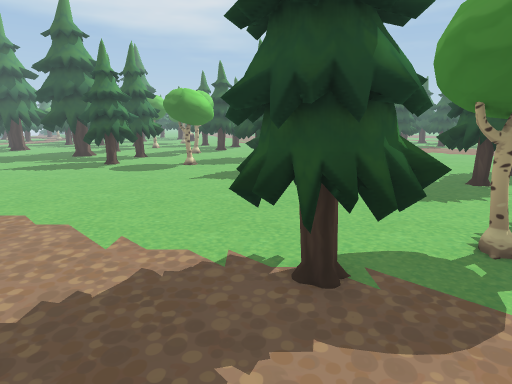
[1] (above)

24 first-person views from a walk through a Unity game level. The camera is 1.2 m above the floor, tilts 12° down and sees 75° across. The floor is counted in squares, 0.5 m on a side. Each view is taken from the middle of a square. On the plan, view 1 faces up. The plan holds only what a view shows up to about 20 squares ahead; the rest is blank. The place goes on beyond the plan. The player is left out.

[2]
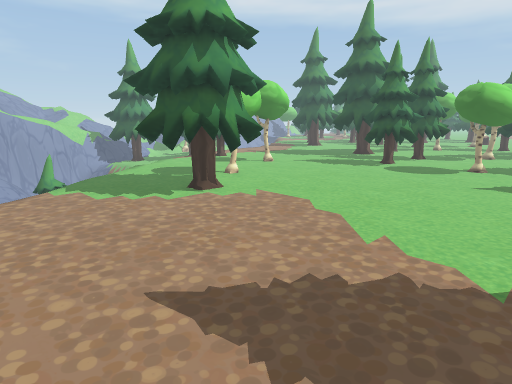

[3]
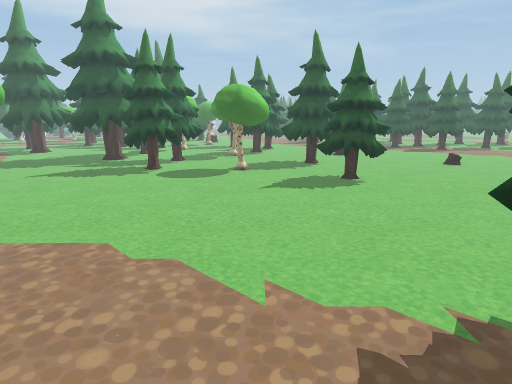

[4]
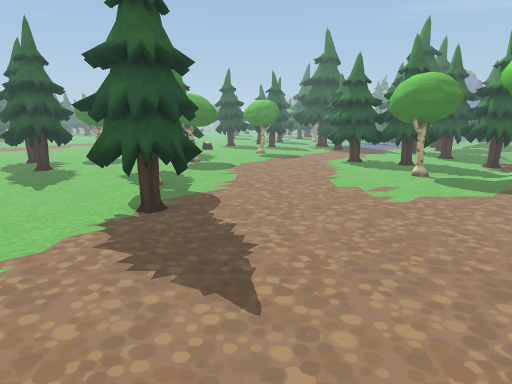

[5]
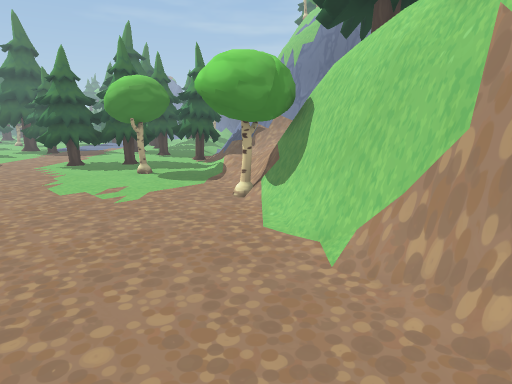

[6]
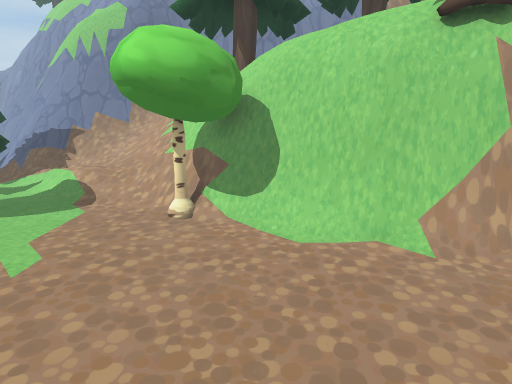

[7]
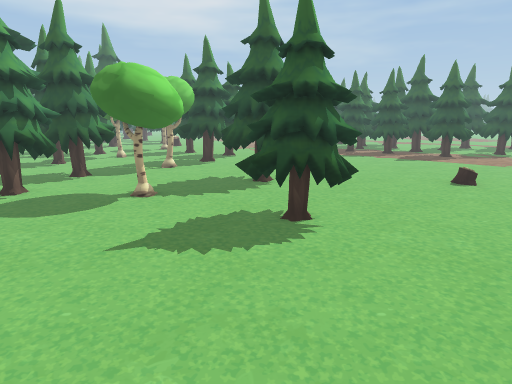

[8]
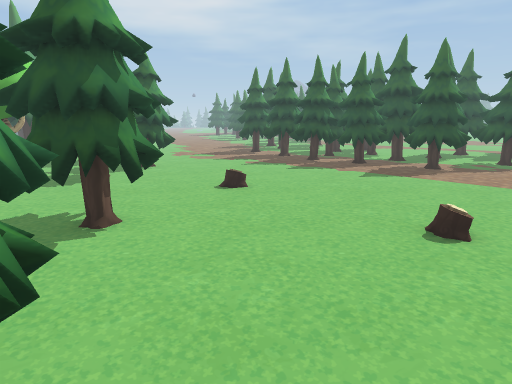

[9]
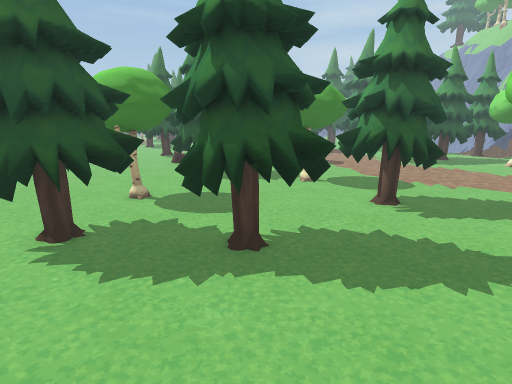

[10]
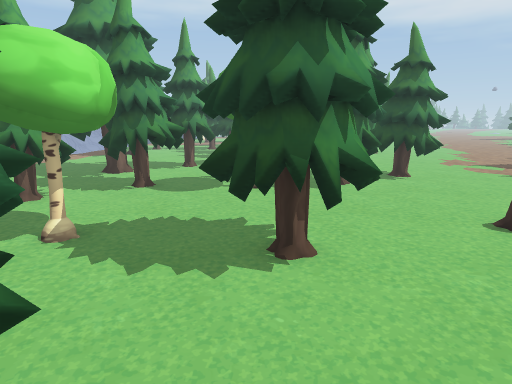

[11]
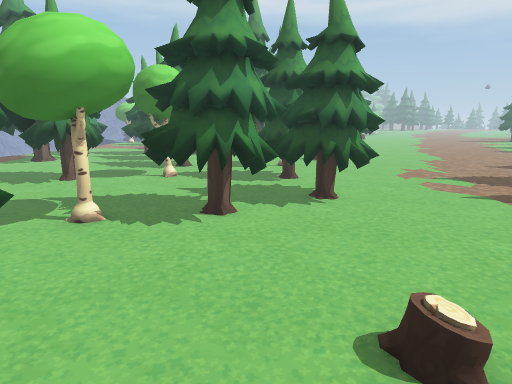

[12]
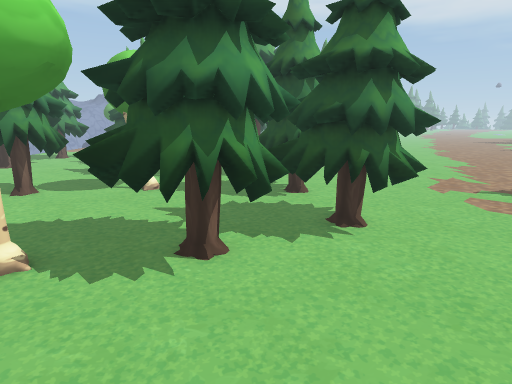

[13]
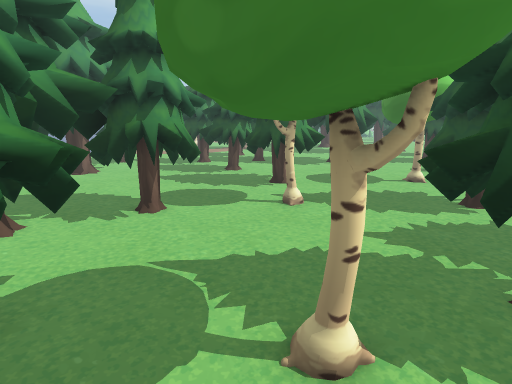

[14]
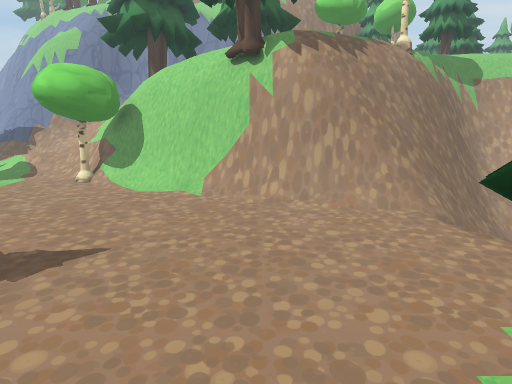

[15]
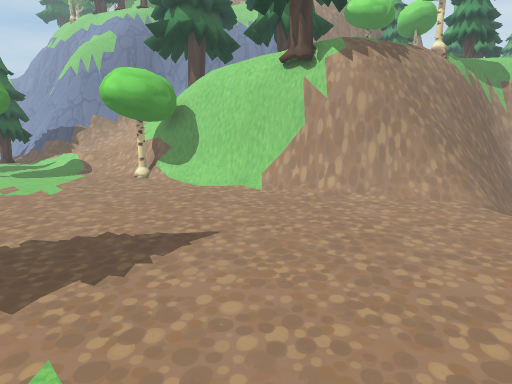

[16]
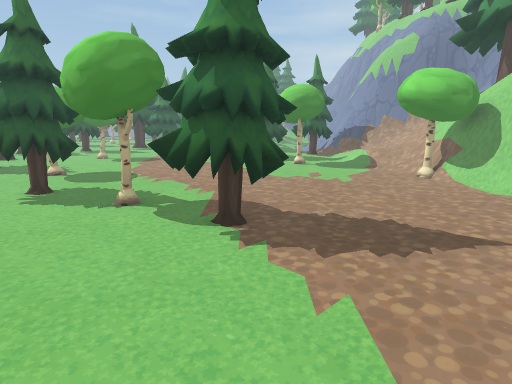

[17]
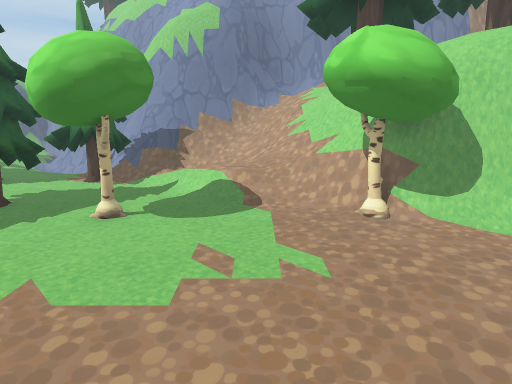

[18]
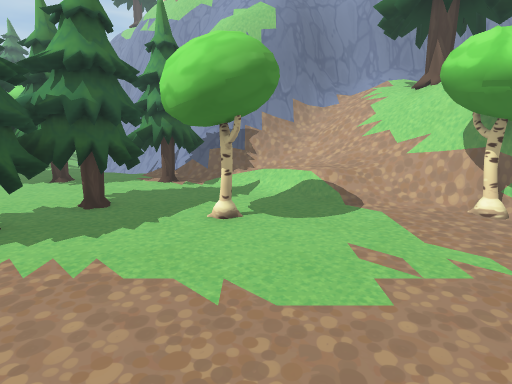

[19]
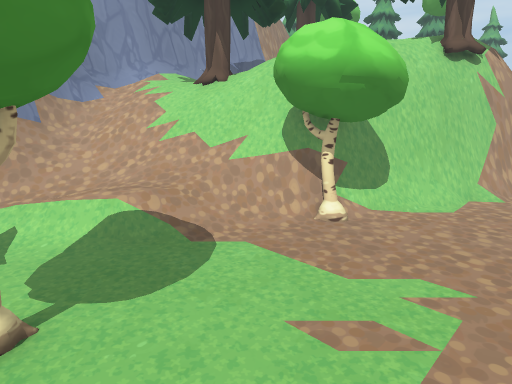

[20]
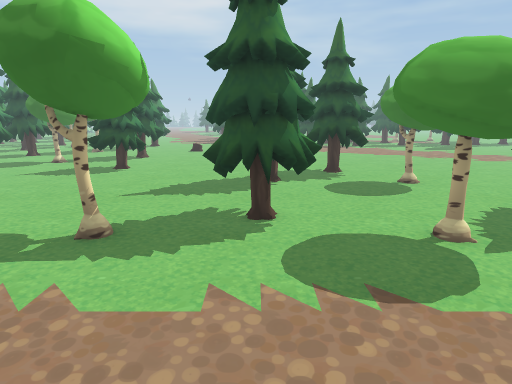

[21]
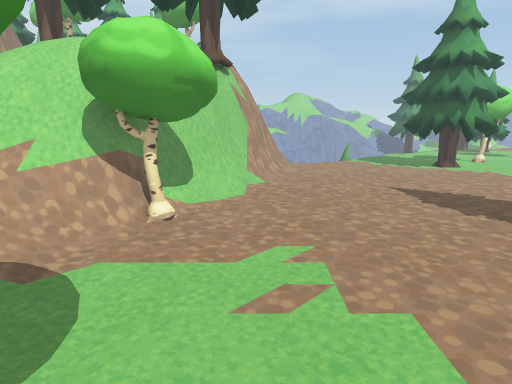

[22]
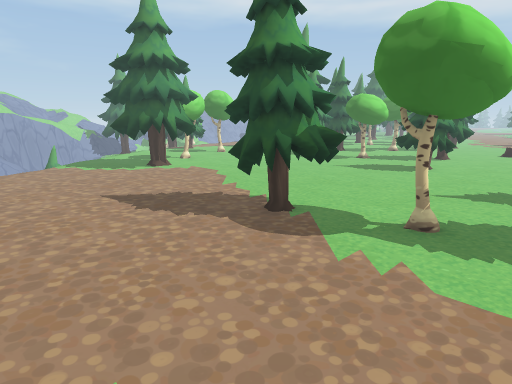

[23]
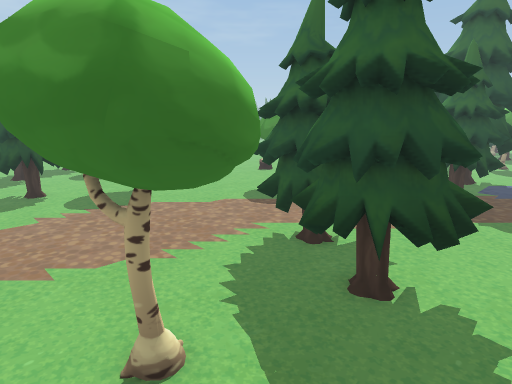

[24]
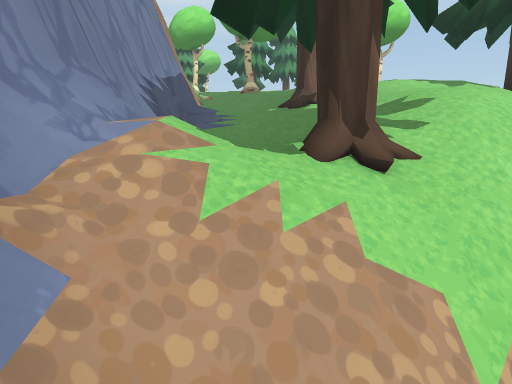

### Floor plan
Key: @ floor where view 1 was taken; # wall or solid block; . main floor; : floor 0.25 m higher than the main floor; + floor 0.5 m higher than the main floor; * floor 2 m higher than the main floor; % floor 2.25 m higher than the main floor; & floor 2.5 m higher than the main floor; $ floor 2.75 m higher than the main floor; / step, stairs or slope; = window, fence, low wall or low ledge; ^ raised ledge; v drop or lower ground; T tree; H thing the floor can be seen under or through; O other object.
Columns run from 13 left of view 1 to 12 right of it. Each row starts with its distance up from view 1.
 35           .......   TT   T
 34   TT.. TTT. ........TTTT T
 33 TTTT...TTT  T.........TTT
 32 TTT   ... TTTT.........T.T
 31 ... # ....TTT............T
 30 ...## ... TT.............T
 29 ..T  ....TTT..............
 28  TTT....TTTTT.............
 27  TTT...  HTT..............
 26 TTTT... HHH...............
 25  TTT... HHH...............
 24  TTTTTT HH................
 23 TTTTTTTT....  T..........
 22 TTT.TTT.....TTTT.........
 21 T....T......TTTT.....O...
 20 ....TTT.  #..TT...........
 19 ...TTTT.###...............
 18 ....TTT.###...............
 17 .............TTT.........
 16 #............TTT........TT
 15 #............TTT.......TTT
 14 #....................TTTTT
 13 ....................TTTT..
 12 ....................TTTT..
 11  ##..................TT...
 10  ## ......................
  9    TT................TT...
  8    TTT..............TTT...
  7    TTT..........HHH.TTT.#^
  6 .TTTTT.......TTTHHHHTTT.##
  5 ..TT.........TTTHHHH....##
  4 .............TTT.........#
  3 ..........................
  2 ..........................
  1  .........................
  0  ............@............
 -1 v.........................
 -2  =====....................
 -3 =^#####=................TT
 -4 #### ####=#.###....###..TT
 -5        ########....###.TTT
 -6          ######....###TTT
 -7          &#####....##.TTT
 -8          &&##=//+:/....TTT
 -9       T$&&&#^=#/++//..TT.
-10      TTTT&TT^=#//:/:.TTTT
-11     TTTTTTT#T//////::TTTT
-12   ^$TTTTTTTTTTT////+=#TT.
-13  # $ TTTT*TTTT////#####=
-14 ^# &&%TT*** T///#=## ###=
-15  $&&&###### %//#=##
-16 ==#####  ####==##

Where each view was taken, in squares from view 1:
view 1: 0 up, 0 right, facing up
view 2: 0 up, 0 right, facing up-left
view 3: 2 up, 3 left, facing up
view 4: 2 up, 8 left, facing right
view 5: 2 up, 8 left, facing down-right
view 6: 3 up, 2 left, facing down
view 7: 8 up, 0 right, facing up
view 8: 14 up, 4 right, facing up
view 9: 17 up, 4 right, facing down-right
view 10: 17 up, 4 right, facing up-left
view 11: 23 up, 4 right, facing up-left
view 12: 25 up, 2 right, facing up-left
view 13: 23 up, 3 left, facing up-left
view 14: 8 up, 7 left, facing down
view 15: 9 up, 5 left, facing down
view 16: 10 up, 5 left, facing down-right
view 17: 3 up, 3 right, facing down
view 18: 3 up, 6 right, facing down
view 19: 1 down, 7 right, facing down-left
view 20: 1 down, 8 right, facing up
view 21: 3 down, 8 right, facing left
view 22: 2 down, 7 right, facing up-left
view 23: 9 down, 5 right, facing up-right
view 24: 13 down, 4 right, facing left
